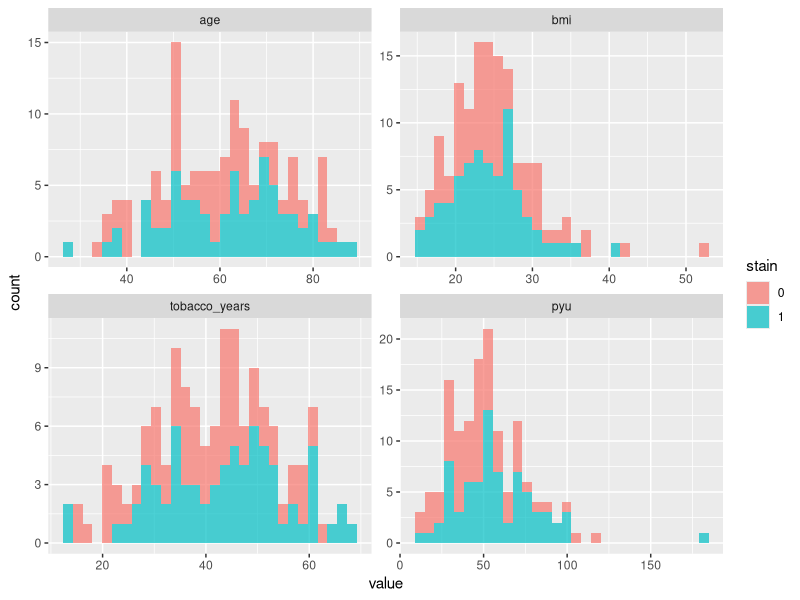
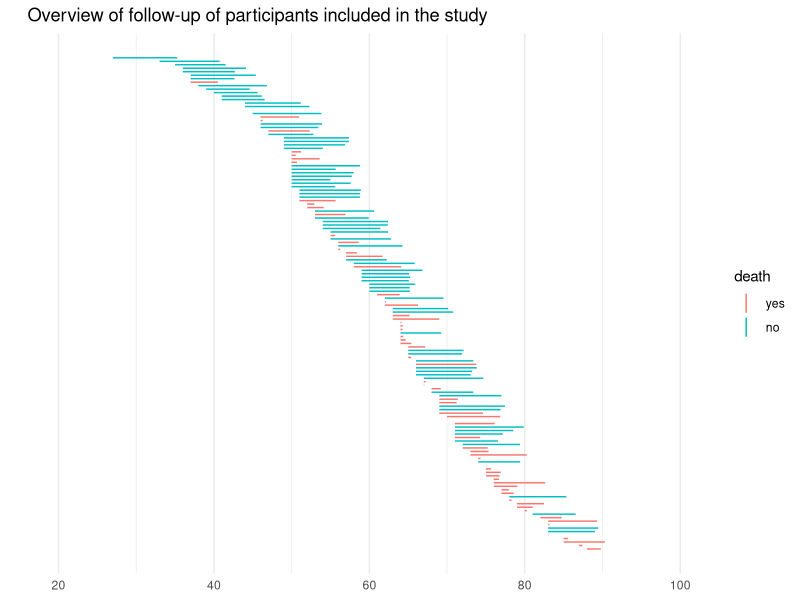
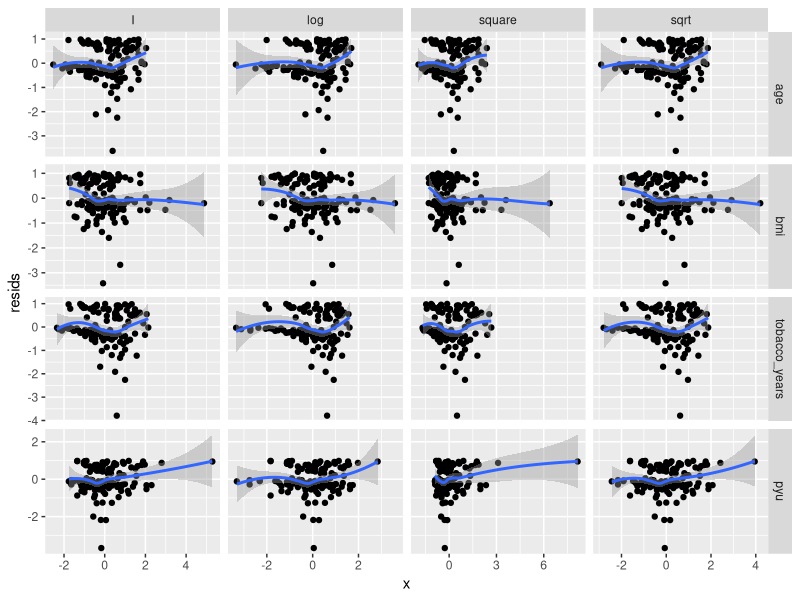
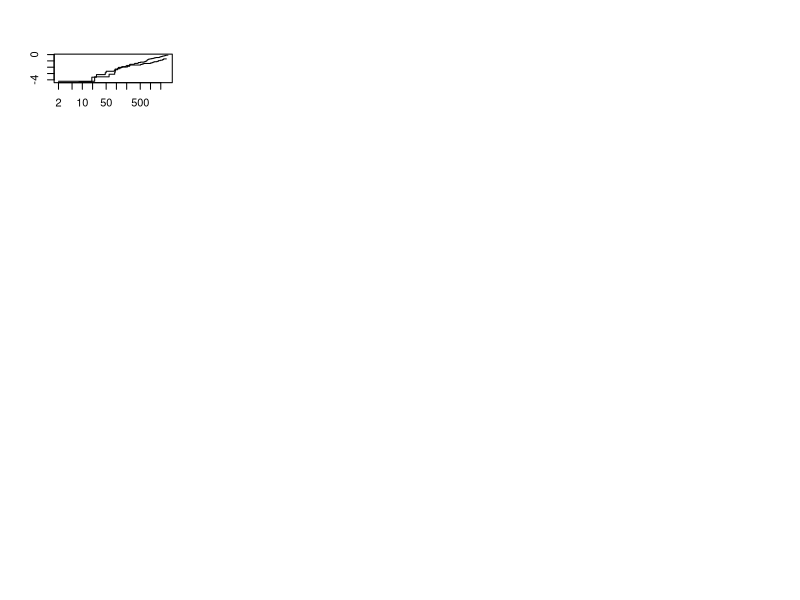

The R source for these figures, in order: (Note: this script raises an error after producing the figures.)
## ---- chunk 1
knitr::opts_chunk$set(echo = TRUE)
## ---- chunk 2
library(here)
library(dplyr)
library(ggplot2)
library(magrittr)
library(data.table)
library(purrr)
library(survival)
## ---- chunk 3
stain <- read.csv(here("data", "tobaccostain.csv"))
stain <- stain[-9,]
str(stain)
## ---- chunk 4
stain %<>%
  mutate(
    age_at_time = age + time_death_days / 365.24,
    id = 1:n(),
    cigs_per_year = pyu / tobacco_years, 
    cigs_at_age_0 = pyu - cigs_per_year * age,
    tobacco_years_at_0 = tobacco_years - age)
## ---- chunk 5
stain$cigs_at_age_0
## ---- chunk 6
event_times <- filter(stain, death == 1) %>% pull(age_at_time) %>% sort
setDT(stain)

id_times <- expand.grid(id = stain$id, time1 = head(event_times, -1))
setDT(id_times)
id_times[, `:=`(time2 = tail(event_times, -1),
                time_point = 1:.N), by = "id"]

st_long <- merge(stain, id_times, by = "id")
st_long <- st_long[, `:=`(
  first_time = min(time_point[age < time2]),
  last_time = as.integer(min(max(time_point), min(time_point[time1 >= age_at_time])))), by = "id"]
st_long <- st_long[time_point > first_time & time_point < last_time]
st_long[time_point == first_time, time1:=age, by = "id"]
st_long[, `:=`(
  pytv = cigs_at_age_0 + cigs_per_year * time1,
  tobacco_years_tv = tobacco_years_at_0 + time1)]
st_long[, event:=0]
st_long[death == 1, event_timepoint := max(time_point), by = "id"]
st_long[death == 1 & time_point == event_timepoint, event :=1]
## ---- chunk 7
cont_vars <- c("age", "bmi", "tobacco_years", "pyu")
stain %>% as.data.table %>%
  melt.data.table(id.vars = "stain", measure.vars = cont_vars) %>%
  mutate(stain = factor(stain)) %>%
  ggplot(aes(x = value, fill = stain)) + 
  geom_histogram(alpha = .7) + 
  facet_wrap(~variable, scales = "free")
## ---- chunk 8
stain %>%
  arrange(-age) %>%
  mutate(id2 = 1:n(),
         death = factor(death, levels = c(1, 0), labels = c("yes", "no"))
         ) %>%
  ggplot() + geom_linerange(aes(x = id2, ymin = age, ymax = age_at_time, 
                                col = death)) +
  # geom_point(aes(x = id2, y = age_at_time), alpha = .5) + 
  coord_flip() + lims(y = c(20, 100)) + 
  theme_minimal() + 
  labs(x = "") + ggplot2::scale_x_continuous(breaks = NULL) + 
  ggtitle("Overview of follow-up of participants included in the study")
## ---- chunk 9
require(dplyr); require(purrr); require(survival)
all_covs   <- c("stain", "sex", "age", "bmi", "hypertension", 
"comorbid_cancer", "harmful_alcohol_use", "tobacco_years", "pyu", 
"cigarette_no_filters")

form_covs  <- c("age", "bmi", "tobacco_years", "pyu")
square <- function(x) x^2
transforms <- c("I", "log", "square", "sqrt")
form0 <- Surv(time_death_days, death) ~ 1

par(mfrow = c(length(form_covs), length(transforms)))

part_resids <- map_df(form_covs, function(x) 
  map_df(transforms, function(trans_func) {
    # store function name for printing / plotting and grab actual function from 
    # environment 
    
    func_name = trans_func
    trans_func = get(trans_func)
    dat = stain %>% mutate_at(vars(x), funs(trans_func))
    # cox fit of all covariates except x
    cph_fit = coxph(reformulate(setdiff(all_covs, x), form0[[2]]), data = dat)
    cph_resids = resid(cph_fit, type = "martingale")
    
    # lm fit of x, based on other covariates
    # lm_resids = resid(lm(reformulate(setdiff(all_covs, x), x), data = dat), type = "response")
    
    data.frame(x = dat[[x]], resids = cph_resids)
    
    # plots
    # plot(dat[[x]], cph_resids, xlab = paste(as.expression(trans_func), x));
    # lines(lowess(dat[[x]], cph_resids))
    # plot(lm_resids, cph_resids, 
    # plot(dat[[x]], cph_resids, 
    #      xlab = paste0(func_name, "(", x, ")"));
         # xlab = x)
    # lines(lowess(lm_resids, cph_resids))
    # lines(lowess(dat[[x]], cph_resids))
  }, .id = "transformation"),
  .id = "variable"
)

part_resids %<>% mutate(
  variable = factor(variable, levels = seq_len(length(form_covs)), labels = form_covs),
  transformation = factor(transformation, levels = seq_len(length(transforms)), labels = transforms)
)

part_resids %>%
  # filter(variable == "bmi" & transformation %in% c("I", "log")) %>%
  group_by(variable, transformation) %>%
  mutate_at(vars(x), scale, center = T, scale = T) %>%
  ungroup() %>%
  ggplot(aes(x = x, y = resids)) +
  geom_point() + 
  geom_smooth() + 
  facet_grid(variable ~ transformation, scales = "free")

## ---- chunk 10
survfit(Surv(time_death_days, death) ~ stain, data = stain) %>% plot(fun = "cloglog")
## ---- chunk 11
# fit1 <- coxph(Surv(age, age_at_time, death) ~ stain + sex + bmi + hypertension + comorbid_cancer + harmful_alcohol_use + tobacco_years + cigs_per_year * cigarette_no_filters, 
#               data = stain)
# summary(fit1)
require(rms)

fit2 <- coxph(Surv(time1, time2, event) ~ stain + sex + bmi + hypertension + comorbid_cancer + harmful_alcohol_use + rcs(tobacco_years_tv, 4)  + cigarette_no_filters +  rcs(pytv, 4), 
              data = st_long)
drop1(fit2, test = "Chisq")

fit3 <- coxph(Surv(time1, time2, event) ~ stain + sex + bmi + hypertension + comorbid_cancer + harmful_alcohol_use + tobacco_years_tv  + cigarette_no_filters * pytv, 
              data = st_long)
drop1(fit3, test = "Chisq")

# summary(fit2)
anova(fit2, fit3)

## ---- chunk 12
fit3_m <- coxph(Surv(time1, time2, event) ~ stain + sex + bmi + hypertension + comorbid_cancer + harmful_alcohol_use + tobacco_years  + cigarette_no_filters *  pytv + 
                  frailty(pair, dist = "gauss"), 
              data = st_long[matched == 1])

summary(fit3_m)


## ---- chunk 13
cbind(coef(fit3), coef(fit3_m))
## ---- chunk 14
cox.zph(fit3)
summary(fit3)$coefficients[, c(1, 3)]
summary(fit3_m)$coefficients[-10, c(1, 2)]

## ---- chunk 15
coefplot(fit3) + theme_classic() + lims(x = c(-3, 8))
coefplot(fit3_m) + scale_color_discrete() + theme_classic() + lims(x = c(-3, 8))
